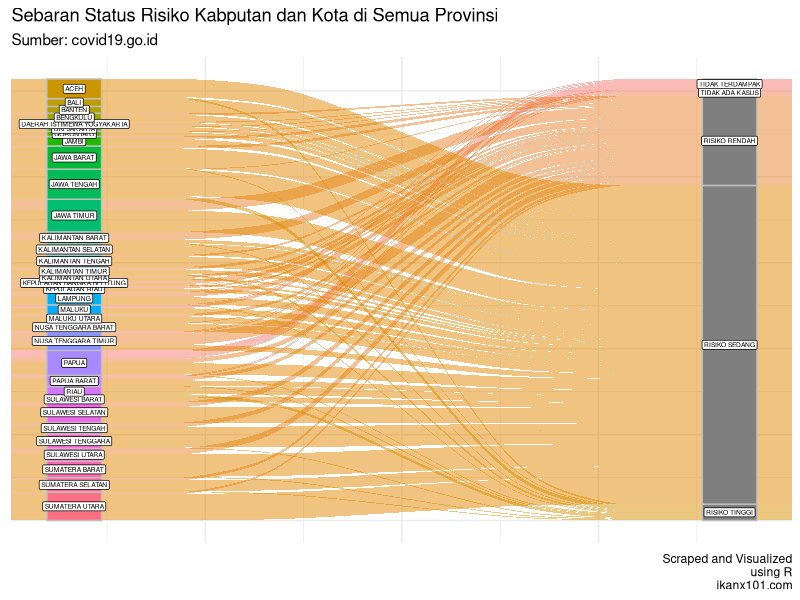
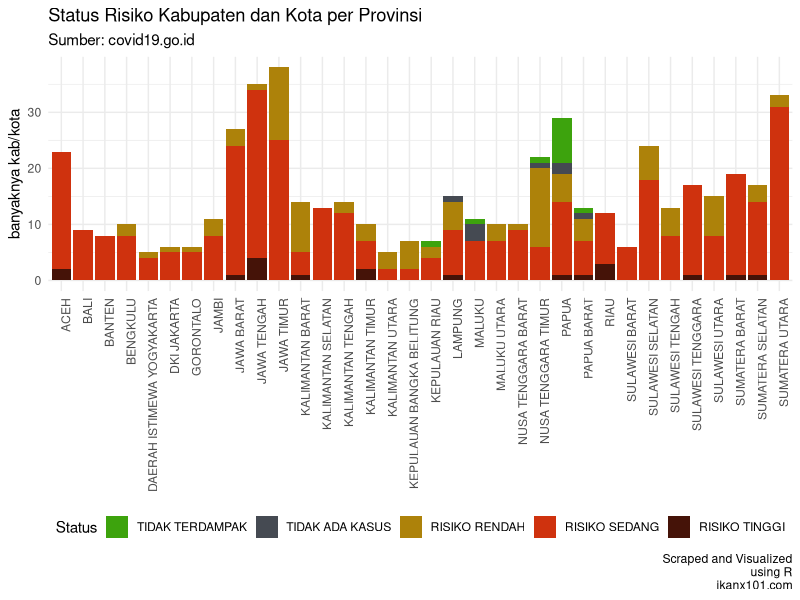
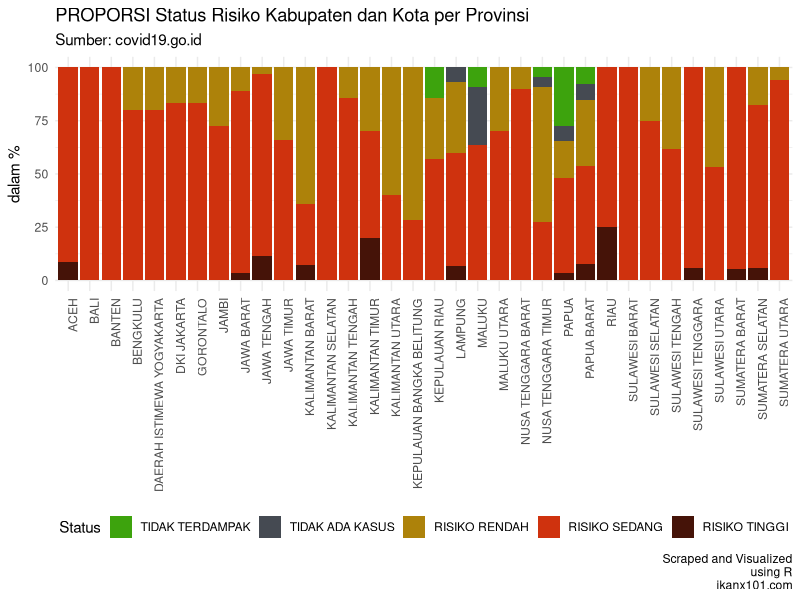

The R source for these figures, in order:
## ---- chunk 1
knitr::opts_chunk$set(echo = TRUE)
setwd("~/Documents/ikanx101/_posts/Covid Update/daerah resiko")
library(dplyr)
library(tidyr)
library(ggplot2)

data = readLines("data.txt")

data = data.frame(
  id = c(1:514),
  raw = data
) %>% 
  separate(raw,into = c("prov","kab_kota","ket"),sep = "\t") %>% 
  mutate(ket = factor(ket,levels = c("TIDAK TERDAMPAK",
                                     "TIDAK ADA KASUS",
                                     "RISIKO RENDAH",
                                     "RISIKO SEDANG",
                                     "RISIKO TINGGI")
                      )
         )
## ---- chunk 2
data %>% 
  head(10) %>% 
  rename(Provinsi = prov,
         `Kabupaten dan Kota` = kab_kota,
         Keterangan = ket) %>% 
  knitr::kable("html",caption = "Contoh 10 Data Pertama")
## ---- chunk 3
library(ggalluvial)
data %>% 
  group_by(prov,ket) %>% 
  summarise(n = n()) %>% 
  ungroup() %>% 
  ggplot(
    aes(y = n,
        axis1 = prov,
        axis2 = ket)
  ) +
  geom_alluvium(aes(fill = ket)) +
  geom_stratum(width = 1/12, aes(fill = prov), color = "grey") +
  geom_label(stat = "stratum", aes(label = after_stat(stratum)),size = 1.7) +
  theme_minimal() +
  theme(legend.position = "none",
        axis.text = element_blank(),
        axis.title = element_blank()) +
  labs(title = "Sebaran Status Risiko Kabputan dan Kota di Semua Provinsi",
       subtitle = "Sumber: covid19.go.id",
       caption = "Scraped and Visualized\nusing R\nikanx101.com")
  

## ---- chunk 4
data %>% 
  group_by(prov,ket) %>% 
  summarise(n = n()) %>% 
  ungroup() %>% 
  ggplot(
    aes(
      x = prov,
      y = n
    )
  ) +
  geom_col(
    aes(
      fill = ket
    )
  ) +
  scale_fill_manual(values=c("#3da30d","#454a52","#ad820a","#cf320e","#451308")) +
  theme_minimal() +
  labs(title = "Status Risiko Kabupaten dan Kota per Provinsi",
       subtitle = "Sumber: covid19.go.id",
       caption = "Scraped and Visualized\nusing R\nikanx101.com",
       fill = "Status",
       y = "banyaknya kab/kota") +
  theme(legend.position = "bottom",
        axis.title.x = element_blank(),
        axis.text.x = element_text(angle = 90,hjust = 1))
## ---- chunk 5
data %>% 
  group_by(prov,ket) %>% 
  summarise(n = n()) %>% 
  ungroup() %>% 
  group_by(prov) %>% 
  mutate(persen = n/sum(n)*100) %>% 
  ggplot(
    aes(
      x = prov,
      y = persen
    )
  ) +
  geom_col(
    aes(
      fill = ket
    )
  ) +
  scale_fill_manual(values=c("#3da30d","#454a52","#ad820a","#cf320e","#451308")) +
  theme_minimal() +
  labs(title = "PROPORSI Status Risiko Kabupaten dan Kota per Provinsi",
       subtitle = "Sumber: covid19.go.id",
       caption = "Scraped and Visualized\nusing R\nikanx101.com",
       fill = "Status",
       y = "dalam %") +
  theme(legend.position = "bottom",
        axis.title.x = element_blank(),
        axis.text.x = element_text(angle = 90,hjust = 1))
